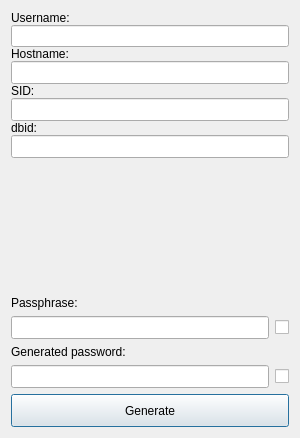
<?xml version="1.0" encoding="UTF-8"?>
<ui version="4.0">
 <class>DbPassGui</class>
 <widget class="QDialog" name="DbPassGui">
  <property name="geometry">
   <rect>
    <x>0</x>
    <y>0</y>
    <width>300</width>
    <height>438</height>
   </rect>
  </property>
  <property name="minimumSize">
   <size>
    <width>300</width>
    <height>0</height>
   </size>
  </property>
  <property name="windowTitle">
   <string>Dialog</string>
  </property>
  <layout class="QVBoxLayout" name="verticalLayout">
   <item>
    <layout class="QGridLayout" name="gridLayout">
     <property name="spacing">
      <number>0</number>
     </property>
     <item row="2" column="0">
      <widget class="QLabel" name="hostnameLabel">
       <property name="maximumSize">
        <size>
         <width>16777215</width>
         <height>25</height>
        </size>
       </property>
       <property name="text">
        <string>Hostname:</string>
       </property>
      </widget>
     </item>
     <item row="3" column="0">
      <widget class="CompleteLineEdit" name="hostnameEdit">
       <property name="maximumSize">
        <size>
         <width>16777215</width>
         <height>30</height>
        </size>
       </property>
       <property name="font">
        <font>
         <family>Courier New</family>
         <pointsize>10</pointsize>
        </font>
       </property>
       <property name="maxLength">
        <number>32</number>
       </property>
       <property name="frame">
        <bool>true</bool>
       </property>
      </widget>
     </item>
     <item row="4" column="0">
      <widget class="QLabel" name="sidLabel">
       <property name="maximumSize">
        <size>
         <width>16777215</width>
         <height>25</height>
        </size>
       </property>
       <property name="text">
        <string>SID:</string>
       </property>
      </widget>
     </item>
     <item row="5" column="0">
      <widget class="CompleteLineEdit" name="sidEdit">
       <property name="maximumSize">
        <size>
         <width>16777215</width>
         <height>30</height>
        </size>
       </property>
       <property name="font">
        <font>
         <family>Courier New</family>
         <pointsize>10</pointsize>
        </font>
       </property>
       <property name="maxLength">
        <number>9</number>
       </property>
       <property name="frame">
        <bool>true</bool>
       </property>
      </widget>
     </item>
     <item row="6" column="0">
      <widget class="QLabel" name="dbidLabel">
       <property name="maximumSize">
        <size>
         <width>16777215</width>
         <height>25</height>
        </size>
       </property>
       <property name="text">
        <string>dbid:</string>
       </property>
      </widget>
     </item>
     <item row="7" column="0">
      <widget class="QLineEdit" name="dbidEdit">
       <property name="maximumSize">
        <size>
         <width>16777215</width>
         <height>30</height>
        </size>
       </property>
       <property name="font">
        <font>
         <family>Courier New</family>
         <pointsize>10</pointsize>
        </font>
       </property>
       <property name="maxLength">
        <number>38</number>
       </property>
       <property name="frame">
        <bool>true</bool>
       </property>
      </widget>
     </item>
     <item row="0" column="0">
      <widget class="QLabel" name="usernameLabel">
       <property name="text">
        <string>Username:</string>
       </property>
      </widget>
     </item>
     <item row="1" column="0">
      <widget class="CompleteLineEdit" name="usernameEdit"/>
     </item>
    </layout>
   </item>
   <item>
    <spacer name="verticalSpacer">
     <property name="orientation">
      <enum>Qt::Vertical</enum>
     </property>
     <property name="sizeHint" stdset="0">
      <size>
       <width>20</width>
       <height>40</height>
      </size>
     </property>
    </spacer>
   </item>
   <item>
    <layout class="QGridLayout" name="gridLayout_2">
     <item row="5" column="0" colspan="2">
      <widget class="QPushButton" name="generateButton">
       <property name="sizePolicy">
        <sizepolicy hsizetype="Minimum" vsizetype="MinimumExpanding">
         <horstretch>0</horstretch>
         <verstretch>0</verstretch>
        </sizepolicy>
       </property>
       <property name="sizeIncrement">
        <size>
         <width>0</width>
         <height>0</height>
        </size>
       </property>
       <property name="text">
        <string>Generate</string>
       </property>
      </widget>
     </item>
     <item row="0" column="0">
      <widget class="QLabel" name="passphraseLabel">
       <property name="text">
        <string>Passphrase:</string>
       </property>
      </widget>
     </item>
     <item row="3" column="0">
      <widget class="QLabel" name="generatedPasswordLabel">
       <property name="text">
        <string>Generated password:</string>
       </property>
      </widget>
     </item>
     <item row="1" column="0">
      <widget class="QLineEdit" name="passphraseEdit">
       <property name="font">
        <font>
         <family>Courier New</family>
         <pointsize>10</pointsize>
        </font>
       </property>
       <property name="focusPolicy">
        <enum>Qt::ClickFocus</enum>
       </property>
       <property name="maxLength">
        <number>32</number>
       </property>
       <property name="echoMode">
        <enum>QLineEdit::Password</enum>
       </property>
      </widget>
     </item>
     <item row="4" column="0">
      <widget class="QLineEdit" name="generatedPasswordEdit">
       <property name="enabled">
        <bool>true</bool>
       </property>
       <property name="font">
        <font>
         <family>Courier New</family>
         <pointsize>10</pointsize>
        </font>
       </property>
       <property name="maxLength">
        <number>32</number>
       </property>
       <property name="echoMode">
        <enum>QLineEdit::Password</enum>
       </property>
       <property name="readOnly">
        <bool>true</bool>
       </property>
      </widget>
     </item>
     <item row="4" column="1">
      <widget class="QCheckBox" name="showGeneratedPasswordCheckbox">
       <property name="focusPolicy">
        <enum>Qt::ClickFocus</enum>
       </property>
       <property name="toolTip">
        <string>Show password</string>
       </property>
       <property name="toolTipDuration">
        <number>5</number>
       </property>
       <property name="text">
        <string/>
       </property>
      </widget>
     </item>
     <item row="1" column="1">
      <widget class="QCheckBox" name="showPassphraseCheckbox">
       <property name="focusPolicy">
        <enum>Qt::ClickFocus</enum>
       </property>
       <property name="text">
        <string/>
       </property>
      </widget>
     </item>
    </layout>
   </item>
  </layout>
 </widget>
 <customwidgets>
  <customwidget>
   <class>CompleteLineEdit</class>
   <extends>QLineEdit</extends>
   <header>completelineedit.h</header>
  </customwidget>
 </customwidgets>
 <resources/>
 <connections/>
</ui>
